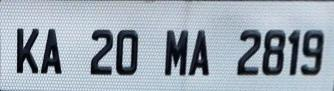
#> input picture uploads/straightened_car13.jpg, 334 x 91 px
$ python -i model.py   (imports and definitions only)
#> lines starting #> are read from the running program, lines starting #| are printed output that depends on the picture; after the words box and inside, x2 and y2 are one past the last pixel; in counts of white or black regions, pixels touching at a corner belong together
import numpy as np
import cv2
from PIL import Image

def straighten_license_plate(license_plate_img):
    # Convert the image to OpenCV format (BGR)
    license_plate_cv = cv2.cvtColor(np.array(license_plate_img), cv2.COLOR_RGB2BGR)
#> license_plate_cv is the input picture: shape (91, 334, 3); mean B, G, R 177, 165.8, 154.7

    # Convert to grayscale
    gray = cv2.cvtColor(license_plate_cv, cv2.COLOR_BGR2GRAY)

    # Apply Gaussian blur for denoising
    blurred = cv2.GaussianBlur(gray, (5, 5), 0)
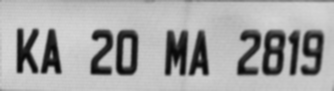
#> blurred: shape (91, 334); min 7, max 214, mean 164

    # Detect edges using Canny filter
    edges = cv2.Canny(blurred, 50, 150, apertureSize=3)
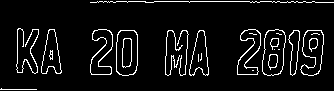
#> edges: shape (91, 334); 6.9% white in thin lines or dots

    # Find contours
    contours, _ = cv2.findContours(edges, cv2.RETR_TREE, cv2.CHAIN_APPROX_SIMPLE)
#> contours = 40 contours, 15 with area under 20; largest, box (x1, y1, x2, y2) and area: (116, 30, 138, 76) 890, (116, 30, 138, 76) 876, (262, 29, 286, 76) 870, (262, 29, 286, 76) 860, (300, 30, 324, 76) 706
    contours = sorted(contours, key=cv2.contourArea, reverse=True)[:10]
#> contours = 10 contours; largest, box (x1, y1, x2, y2) and area: (116, 30, 138, 76) 890, (116, 30, 138, 76) 876, (262, 29, 286, 76) 870, (262, 29, 286, 76) 860, (300, 30, 324, 76) 706

    # Find the license plate contour
    license_plate_contour = None
    for contour in contours:
        peri = cv2.arcLength(contour, True)
        approx = cv2.approxPolyDP(contour, 0.02 * peri, True)
        if len(approx) == 4:
            license_plate_contour = approx
            break
#> this loop made 10 passes
#> peri on passes 1 to 10: 122.6, 120.3, 127.4, 125, 149.8, 147.7, 165.9, 166.1, 163.5, 127.9

    if license_plate_contour is None:
#> (the run stopped early here; a loop or call above may not have finished)

$ run again, on uploads/straightened_car15.jpg
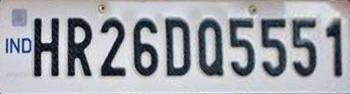
#> input picture uploads/straightened_car15.jpg, 350 x 94 px
#> in straighten_license_plate, license_plate_cv is the input picture: shape (94, 350, 3); mean B, G, R 170.2, 163.3, 161.1
#> in straighten_license_plate, `blurred = cv2.GaussianBlur(gray, (5, 5), 0)`:
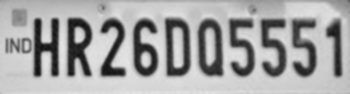
#> blurred: shape (94, 350); min 17, max 229, mean 163.5
#> in straighten_license_plate, `edges = cv2.Canny(blurred, 50, 150, apertureSize=3)`:
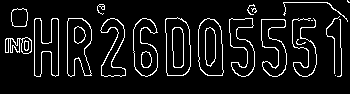
#> edges: shape (94, 350); 8.3% white in thin lines or dots, all inside (x1, y1, x2, y2) = (5, 0, 350, 77)
#> in straighten_license_plate, `contours, _ = cv2.findContours(edges, cv2.RETR_TREE, cv2.CHAIN_APPROX_..`: contours = 45 contours, 11 with area under 20; largest, box (x1, y1, x2, y2) and area: (165, 17, 191, 76) 1296, (165, 17, 191, 76) 1284, (198, 18, 224, 76) 1228, (198, 18, 224, 76) 1210, (67, 18, 92, 77) 1076
#> in straighten_license_plate, `contours = sorted(contours, key=cv2.contourArea, reverse=True)[:10]`: contours = 10 contours; largest, box (x1, y1, x2, y2) and area: (165, 17, 191, 76) 1296, (165, 17, 191, 76) 1284, (198, 18, 224, 76) 1228, (198, 18, 224, 76) 1210, (67, 18, 92, 77) 1076
#> the loop in straighten_license_plate, `for contour in contours:` made 10 passes
#> peri on passes 1 to 8: 155.7, 152.5, 149.6, 147.3, 192.9, 190, 181.5, 177.8

$ run again, on uploads/straightened_car16.jpg
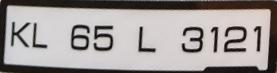
#> input picture uploads/straightened_car16.jpg, 277 x 73 px
#> in straighten_license_plate, license_plate_cv is the input picture: shape (73, 277, 3); mean B, G, R 152.5, 153.9, 159.5
#> in straighten_license_plate, `edges = cv2.Canny(blurred, 50, 150, apertureSize=3)`:
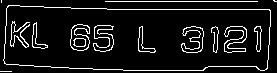
#> edges: shape (73, 277); 9.3% white in thin lines or dots
#> in straighten_license_plate, `contours, _ = cv2.findContours(edges, cv2.RETR_TREE, cv2.CHAIN_APPROX_..`: contours = 24 contours, 5 with area under 20; largest, box (x1, y1, x2, y2) and area: (3, 5, 271, 71) 15736, (3, 5, 271, 71) 15724, (70, 24, 90, 51) 350, (70, 24, 90, 51) 332, (224, 26, 247, 53) 274
#> in straighten_license_plate, `contours = sorted(contours, key=cv2.contourArea, reverse=True)[:10]`: contours = 10 contours; largest, box (x1, y1, x2, y2) and area: (3, 5, 271, 71) 15736, (3, 5, 271, 71) 15724, (70, 24, 90, 51) 350, (70, 24, 90, 51) 332, (224, 26, 247, 53) 274
#> the loop in straighten_license_plate, `for contour in contours:` made 1 pass
#> (peri, license_plate_contour) on pass 1: (653.8, [[6, 8], [6, 64], [267, 68], [269, 9]])
#> pts = [[6, 8], [6, 64], [267, 68], [269, 9]]
#> s = [14, 70, 335, 278]
#> diff = [2, 58, -199, -260]
#> in straighten_license_plate, `warped = cv2.warpPerspective(license_plate_cv, M, (maxWidth, maxHeight))`:
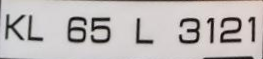
#> warped: shape (59, 263, 3); mean B, G, R 185.2, 186, 191
